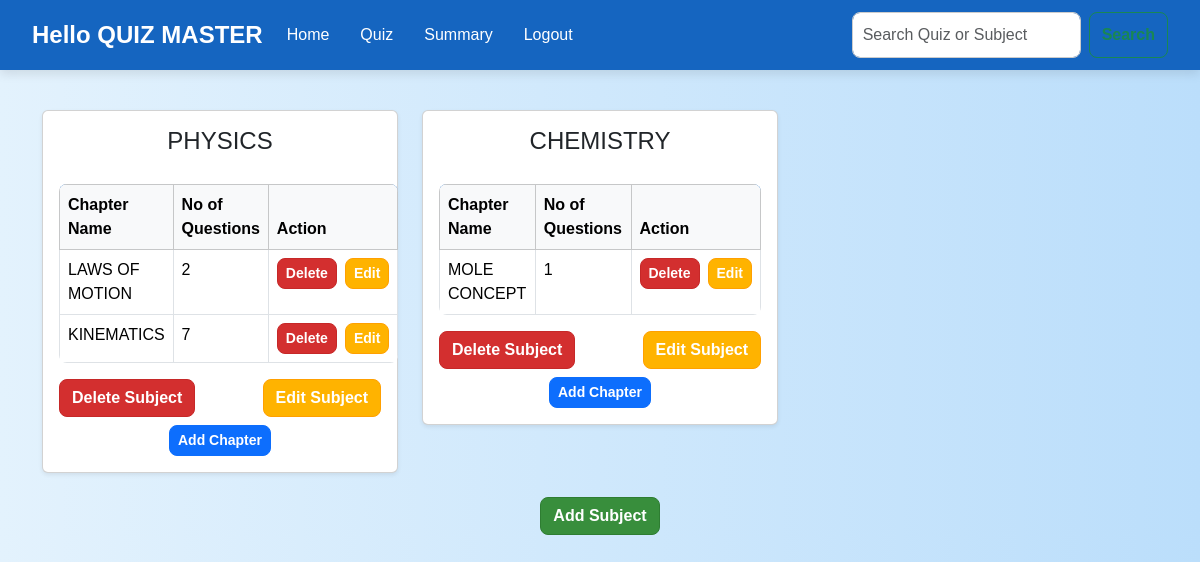
The app's page /admin_dashboard (signed in), older data.
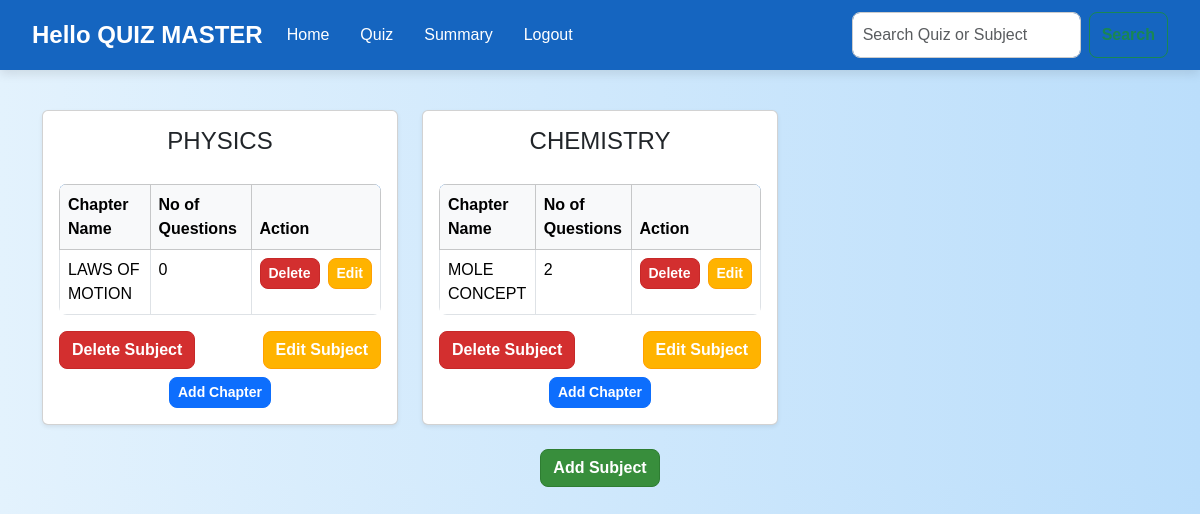
The same page, newer data.
### app.py (models this page shows)
class Subject(db.Model):
    id = db.Column(db.Integer, primary_key=True)
    name = db.Column(db.String(100), unique=True, nullable=False)
    description = db.Column(db.Text, nullable=True)
    chapters = db.relationship('Chapter', back_populates='subject', lazy=True)

class Chapter(db.Model):
    id = db.Column(db.Integer, primary_key=True)
    name = db.Column(db.String(100), nullable=False)
    description = db.Column(db.Text)
    subject_id = db.Column(db.Integer, db.ForeignKey('subject.id'), nullable=False)
    quizzes = db.relationship('Quiz', back_populates='chapter')
    subject = db.relationship('Subject', back_populates='chapters')

### app.py (the view, shortened to what this page needs)
@app.route('/admin_dashboard', methods=['GET', 'POST'])
def admin_dashboard():
    if 'admin' not in session:
        return redirect(url_for('adminlogin'))
    all_subjects = Subject.query.all()
    all_chapters = Chapter.query.all()
    subject_data = []
    for subject in all_subjects:
        chapters = Chapter.query.filter_by(subject_id=subject.id).all()
        chapter_ids = [chapter.id for chapter in chapters]
        total_questions = Question.query.join(Quiz).filter(Quiz.chapter_id.in_(chapter_ids)).count()
        subject_data.append({
            'id': subject.id,
            'name': subject.name,
            'description': subject.description,
            'chapters': [chapter.name for chapter in chapters],
            'question_count': total_questions
        })
    chapter_question_counts = {chapter.id: Question.query.join(Quiz).filter(Quiz.chapter_id == chapter.id).count() for chapter in all_chapters}
    return render_template(
        'admin_dashboard.html',
        all_subjects=all_subjects,
        all_chapters=all_chapters,
        subject_data=subject_data,
        chapter_question_counts=chapter_question_counts
    )

### app.py (called while the page is built)
@app.after_request
def add_header(response):
    response.headers["Cache-Control"] = "no-store, no-cache, must-revalidate, public, max-age=0"
    response.headers["Pragma"] = "no-cache"
    response.headers["Expires"] = "0"
    return response

### templates/admin_dashboard.html (shortened to what the changed rows need)
<!DOCTYPE html>
<html lang="en">
<head>
    <link rel="stylesheet" href="https://cdn.jsdelivr.net/npm/bootstrap@5.3.3/dist/css/bootstrap.min.css">
    <link rel="stylesheet" href="https://cdnjs.cloudflare.com/ajax/libs/font-awesome/6.0.0-beta3/css/all.min.css">
    <link rel="stylesheet" href="/static/style.css">
</head>
<body>
    <main>
        <div class="container">
            <div class="row">
                {% for subject in all_subjects %}
                <div class="col-md-6 col-lg-4">
                    <div class="card shadow-sm p-3 mb-4 bg-white rounded">
                        <h4 class="text-center">{{ subject.name }}</h4>
                        <table class="table table-bordered">
                            <thead class="table-light">
                                <tr>
                                    <th>Chapter Name</th>
                                    <th>No of Questions</th>
                                    <th>Action</th>
                                </tr>
                            </thead>
                            <tbody>
                                {% for chapter in subject.chapters %}
                                <tr>
                                    <td>{{ chapter.name }}</td>
                                    <td>{{ chapter_question_counts[chapter.id] }}</td>
                                    <td>
                                        <div class="d-flex gap-2">
                                            <form action="{{ url_for('delete_chapter',subject_id=chapter.subject_id, chapter_id=chapter.id) }}" method="post">
                                                <button type="submit" class="btn btn-danger btn-sm">Delete</button>
                                            </form>
                                            <button type="button" class="btn btn-warning btn-sm" data-bs-toggle="modal" data-bs-target="#editChapterModal{{ chapter.id }}">Edit</button>
                                        </div>
                                    </td>
                                </tr>
                                {% else %}
                                <tr>
                                    <td colspan="3" class="text-center text-muted">No chapters available</td>
                                </tr>
                                {% endfor %}
                            </tbody>
                        </table>
                        <div class="d-flex justify-content-between">
                            <form action="{{ url_for('delete_subject', subject_id=subject.id) }}" method="post">
                                <button type="submit" class="btn btn-danger">Delete Subject</button>
                            </form>
                            <button type="button" class="btn btn-warning" data-bs-toggle="modal" data-bs-target="#editSubjectModal{{ subject.id }}">Edit Subject</button>
                        </div>
                        <div class="text-center mt-2">
                            <button type="button" class="btn btn-primary btn-sm" data-bs-toggle="modal" data-bs-target="#addChapterModal{{ subject.id }}">
                                Add Chapter
                            </button>
                        </div>
                    </div>
                </div>
                {% endfor %}
            </div>
        </div>
    </main>
</body>
</html>

Row changes from the older to the newer data that the page shows:
removed Chapter: name "KINEMATICS", chapter_question_counts "7", shown under Subject "PHYSICS"
removed Chapter: name "MOLE CONCEPT", chapter_question_counts "1", shown under Subject "CHEMISTRY"
computed for Chapter "LAWS OF MOTION": chapter_question_counts "2" → "0"
added Chapter: name "MOLE CONCEPT", id "2", shown under Subject "CHEMISTRY"
